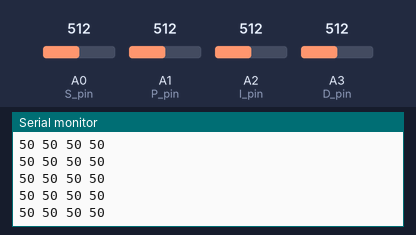
The sketch below on a simulated Arduino Uno, built with avr-gcc and run on an emulated ATmega328P. Shown: the last lines printed to the serial monitor. The inputs (shaded band) are chosen by the test bench; at power-on: A0 (S_pin) = 512, A1 (P_pin) = 512, A2 (I_pin) = 512, A3 (D_pin) = 512.

Above: at 1.2 s.
1.3 s: A0 (S_pin) set to 716
At 1.56 s:
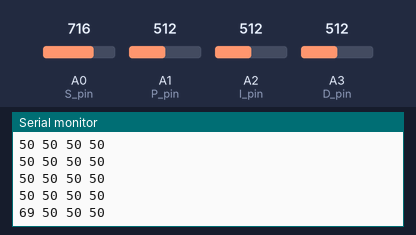
2.8 s: A1 (P_pin) set to 716
At 2.97 s:
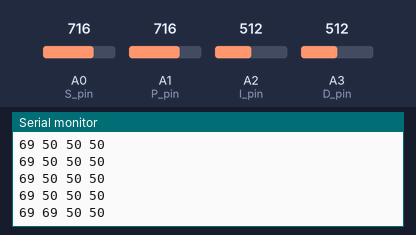
4.3 s: A2 (I_pin) set to 716
At 4.38 s:
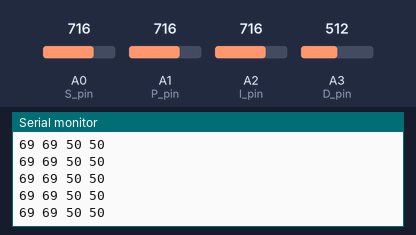
5.8 s: A3 (D_pin) set to 716
At 5.99 s:
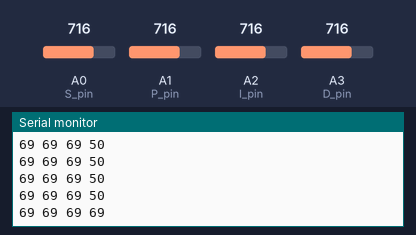
7.3 s: A0 (S_pin) set to 992
At 7.4 s:
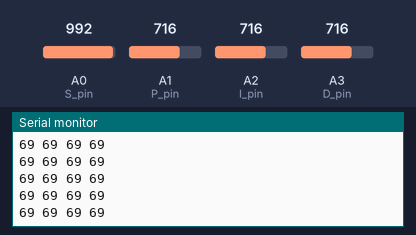
8.8 s: A1 (P_pin) set to 992
At 8.8 s:
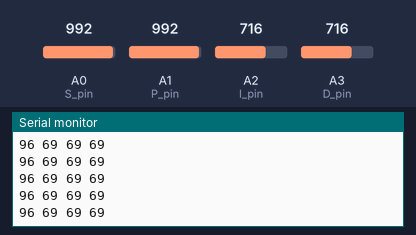
Timing chart, 0 to 11.3 s (numbered marks = the images above; inputs shaded):
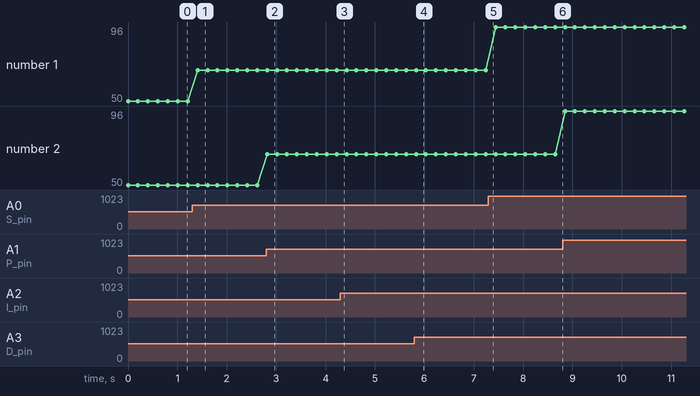

The sketch:

Potentiometer_Code_10_1.ino
```cpp
/* Potentiometer Code UCSD ECE 5 Lab 4*/
 /* Declare Variables for Potentiometer */
   const int S_pin = A0; // proportional - analog pin 0
   const int P_pin = A1; // proportional - analog pin 1
   const int I_pin = A2; // integral - analog pin 2
   const int D_pin = A3; // derivative - analog pin 3
   int Sp = 0; // speed gain coeficient
   int kP = 0; // proportional gain coeficient
   int kI = 0; // integral gain coeficient
   int kD = 0; // derivative gain coeficient

void setup() {                /* Setup - runs once (when power is supplied or after reset) */

  Serial.begin(9600);        // For serial communication set up
}

void loop() {                /* Loop - loops forever (until unpowered or reset) */

  ReadPotentiometers();     // Call on user-defined function to read Potentiometer values

  Print();                  // Call on user-defined function to print values from potentiometers

}

// ************************************************************************************************* //
// function to read and map values from potentiometers
void ReadPotentiometers()
{
      Sp = map(analogRead(S_pin),0,1023,0,100);
      kP = map(analogRead(P_pin),0,1023,0,100);
      kI = map(analogRead(I_pin),0,1023,0,100);
      kD = map(analogRead(D_pin),0,1023,0,100);
}

// ************************************************************************************************* //
// function to print values of interest
void Print()
{


 Serial.print(Sp); Serial.print(" ");
 Serial.print(kP); Serial.print(" ");
 Serial.print(kI); Serial.print(" ");
 Serial.println(kD);

 delay(200); //just here to slow down the output for easier reading if desired

}
```

Measured:
- after the input at 1.3 s, the serial monitor: prints a new line after 0.11 s (image 1)
- after the input at 2.8 s, the serial monitor: prints a new line at once (image 2)
- after the input at 5.8 s, the serial monitor: prints a new line at once (image 4)
- plotted number 1: 50 → 69 after the input at 1.3 s, 69 → 96 after the input at 7.3 s
